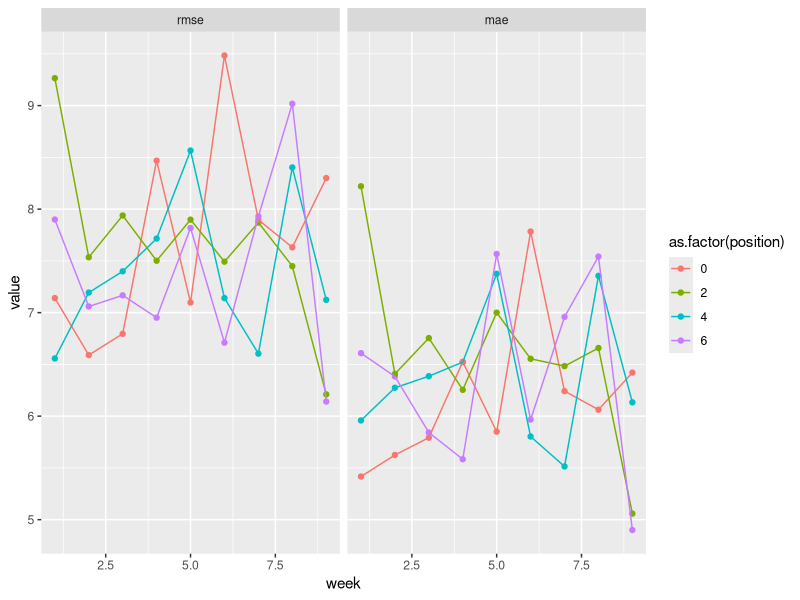
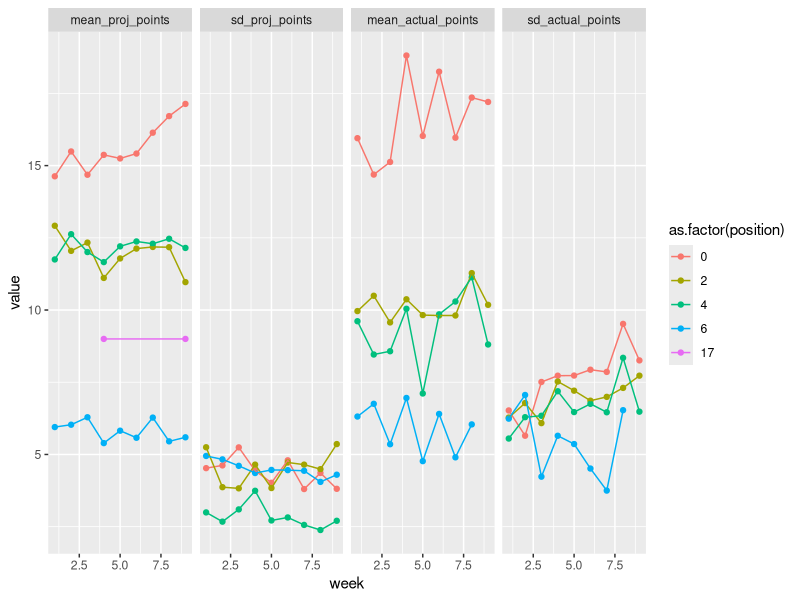
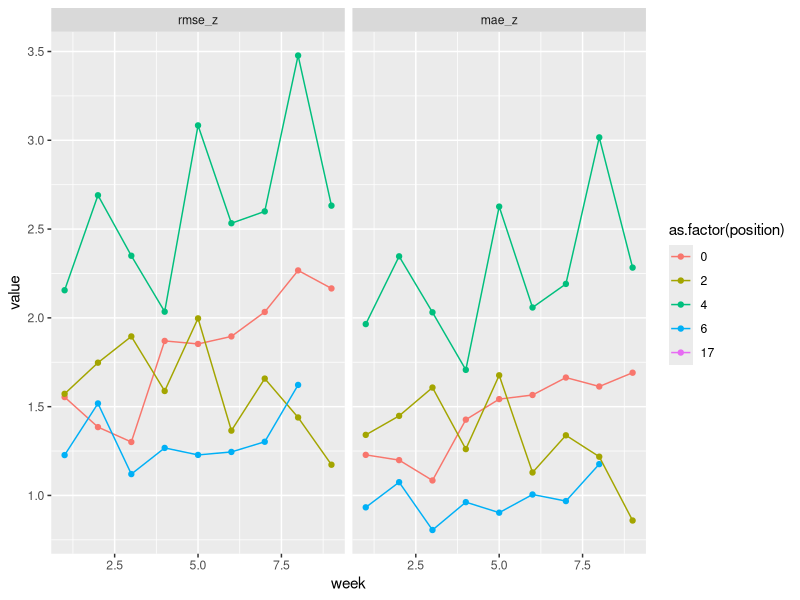
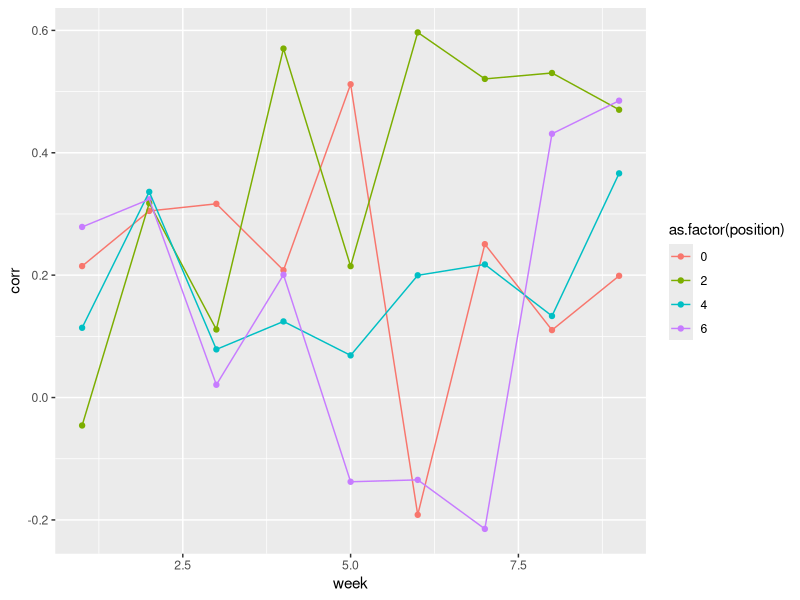
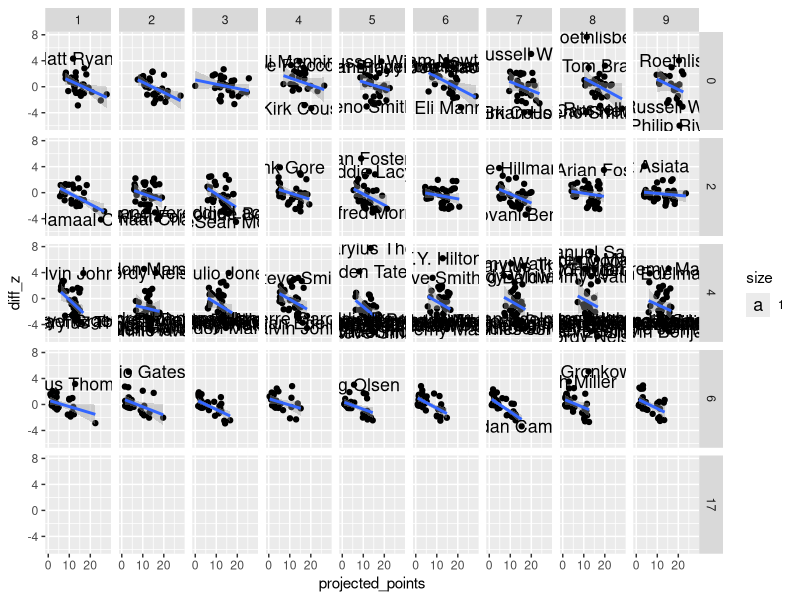
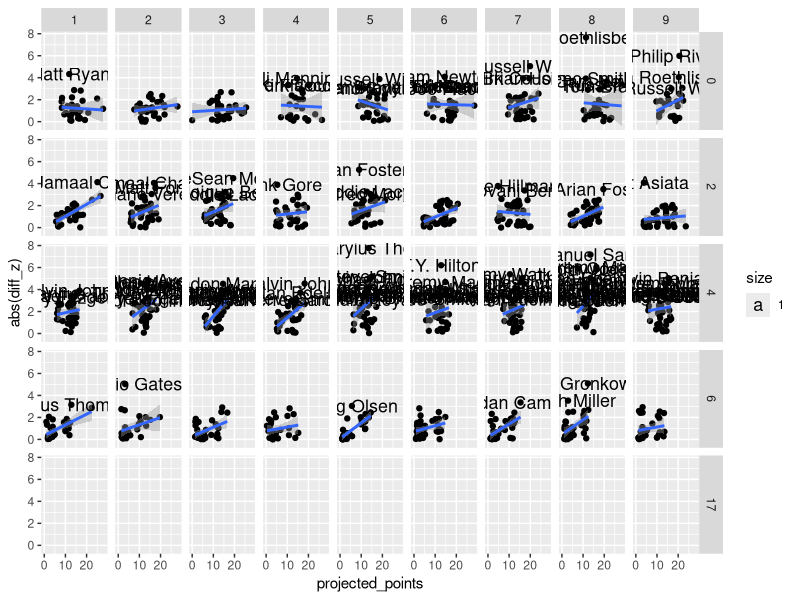
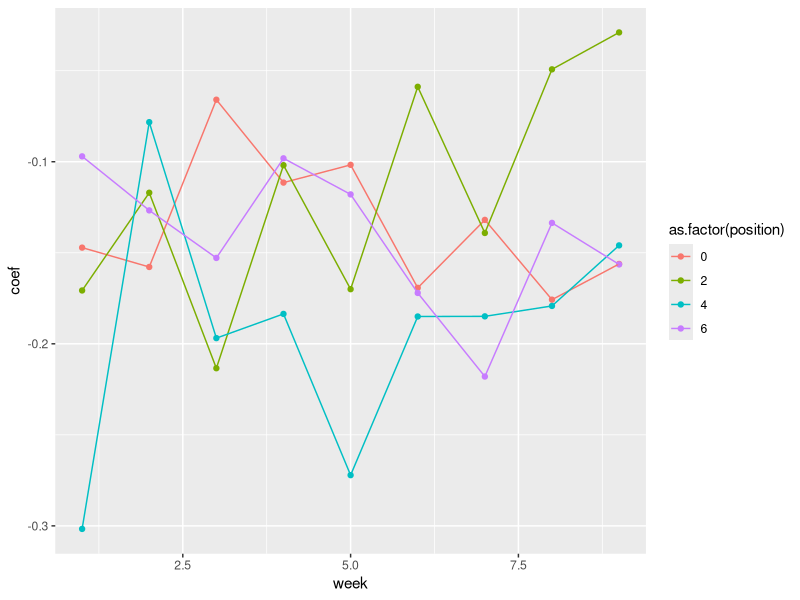
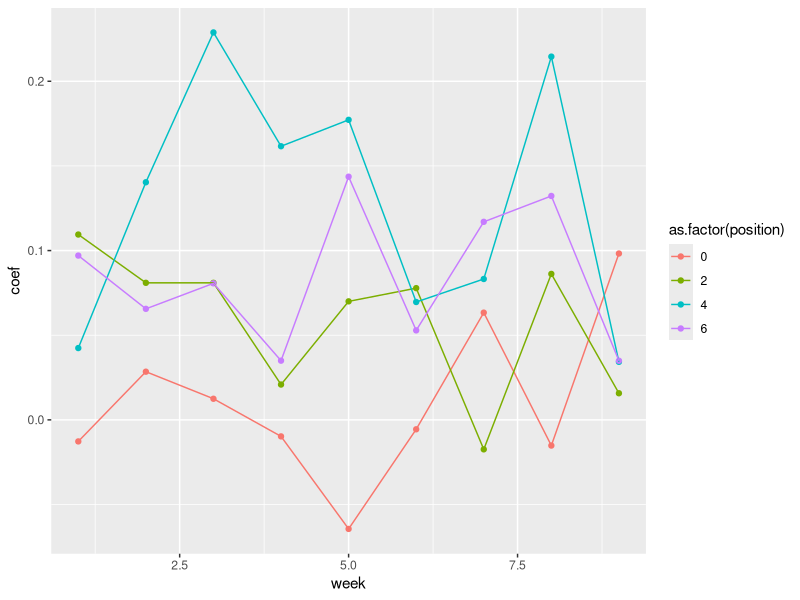

These charts were generated, in order, by the following R code:
library(sqldf)
library(dplyr)
library(ggplot2)
library(reshape2)

setwd("/home/john/stats_corner")

actual <- read.csv('actual_through_week9.csv')
projected <- read.csv('projections_through_week9.csv')

data <- sqldf('
              select
                a.player,
                b.position,
                a.fantpt as actual_points,
                a.week,
                b.projected_points,      
                a.fantpt - b.projected_points as points_diff
              from
                actual as a,
                projected as b
              where
                  a.player = b.player
              and a.week = b.week')

data <- mutate(data,square_diff = points_diff**2)

#Filter out the top 32 QB's, 32 RB's, 24 TE's, 48 WR's
top_n <- function (x, n, wt = NULL) 
{
  wt <- substitute(wt) # new line to correct is.null(wt)
  if (is.null(wt)) {
    vars <- tbl_vars(x)
    message("Selecting by ", vars[length(vars)])
    wt <- as.name(vars[length(vars)])
  }
  call <- substitute(filter(x, rank(desc(wt), ties.method = "min") <= 
                              n), list(n = n, wt = substitute(wt)))
  eval(call)
}

data2 <- rbind(
  # QB
  data %>%
    filter(position==0) %>%
    group_by(week) %>%
    arrange(desc(projected_points)) %>%
    top_n(24,projected_points),
  # RB
  data %>%
    filter(position==2) %>%
    group_by(week) %>%
    arrange(desc(projected_points)) %>%
    top_n(24,projected_points),
  # WR
  data %>%
    filter(position==4) %>%
    group_by(week) %>%
    arrange(desc(projected_points)) %>%
    top_n(36,projected_points),
  # TE
  data %>%
    filter(position==6) %>%
    group_by(week) %>%
    arrange(desc(projected_points)) %>%
    top_n(12,projected_points))

write.csv(data2,"projections_analysis_data.csv")
# By position and week calculate the MSE and MAE
data_mae_rmse <- data2 %>%
                  group_by(position,week) %>%
                  summarise(rmse = sqrt(mean(square_diff)),
                            mae  = mean(abs(points_diff))) %>%
                  arrange(rmse,mae)
# plot these
data_mae_rmse2 <- melt(data_mae_rmse,id.vars = c("position","week"))
error_plot <- ggplot(data=data_mae_rmse2,aes(x=week,y=value,
                                             group=as.factor(position),
                                             colour=as.factor(position)))
error_plot +
  geom_point() +
  geom_line() +
  facet_grid(~variable)


## Standardize these by week
data_summary <- data %>%
                  group_by(position,week) %>%
                  summarise(mean_proj_points   = mean(projected_points),
                            sd_proj_points     = sd(projected_points),
                            mean_actual_points = mean(actual_points),
                            sd_actual_points   = sd(actual_points)) %>%
                            arrange(position,week)

#plot these values
data_summary2 <- melt(data_summary,id.vars = c("position","week"))
summary_plot <- ggplot(data=data_summary2,aes(x=week,y=value,
                                             group=as.factor(position),
                                             colour=as.factor(position)))
summary_plot +
  geom_point() +
  geom_line() +
  facet_grid(~variable)

### Standardize the values
data_standard <- data %>%
                   group_by(position,week) %>%
                   mutate(projected_z = (projected_points - mean(projected_points))/sd(projected_points),
                          actual_z    = (actual_points - mean(projected_points))/sd(projected_points),
                          diff_z      = actual_z - projected_z,
                          diff_z_sq   = diff_z**2) 
## Summarize the standard errors, QC check more than anything
data_standard_summary <- data_standard %>%
                          group_by(position,week) %>%
                          summarise(mean_projected_z   = mean(projected_z),
                          sd_projected_z     = sd(projected_z),
                          mean_actual_z = mean(actual_z),
                          sd_actual_z   = sd(actual_z)) %>%
                          arrange(position,week)
## Now calculate error metrics
data_standard_mae_rmse <- data_standard %>%
                            group_by(position,week) %>%
                            summarise(rmse_z = sqrt(mean(diff_z_sq)),
                                      mae_z  = mean(abs(diff_z))) %>%
                            arrange(rmse_z,mae_z)
# plot these
data_standard_mae_rmse2 <- melt(data_standard_mae_rmse,id.vars = c("position","week"))
error_plot <- ggplot(data=data_standard_mae_rmse2,aes(x=week,y=value,
                                             group=as.factor(position),
                                             colour=as.factor(position)))
error_plot +
  geom_point() +
  geom_line() +
  facet_grid(~variable)
                                                                              


# Now evaluate correlations week by week
data_correlations <- data2 %>%
                      group_by(position,week) %>%
                      summarise(corr = cor(projected_points,actual_points)) %>%
                      arrange(desc(corr))

data_correlations_summary <- data_correlations %>%
                              group_by(position) %>%
                              summarise(mean_corr = mean(corr))
# plot these correlations
corr_plot <- ggplot(data=data_correlations,aes(x=week,y=corr,
                                               group=as.factor(position),
                                               colour=as.factor(position)))
corr_plot +
  geom_point() +
  geom_line()

### Look at how errors change by projected points
p1 <- ggplot(data=data_standard,aes(x=projected_points,y=diff_z))
p1 +
  geom_point() +
  facet_grid(position~week) +
  geom_smooth(method="lm") +
  geom_text(data=subset(data_standard, diff_z >= 3|diff_z <= -3),
            aes(projected_points,diff_z,label=player,size=1))

# Look at absolute value of difference
p2 <- ggplot(data=data_standard,aes(x=projected_points,y=abs(diff_z)))
p2 +
  geom_point() +
  facet_grid(position~week) +
  geom_smooth(method="lm") +
  geom_text(data=subset(data_standard, diff_z >= 3|diff_z <= -3),
            aes(projected_points,abs(diff_z),label=player,size=1))
# Let's pull the slopes for each of those lines, first non-absolute vales
data_standard <- filter(data_standard,position!=17)

results <- data_standard %>% 
  group_by(position,week) %>%
  do(mod = lm(diff_z~projected_points, data = .)) %>%
  do(data.frame(var = names(coef(.$mod)),
                coef = coef(.$mod),
                position = .$position,
                week     = .$week))

error_slopes <- filter(results,var=='projected_points')
## plot these
p3 <- ggplot(data=error_slopes,aes(x=week,y=coef,
                                  group=as.factor(position),
                                  colour=as.factor(position)))
p3 +
  geom_point() +
  geom_line() 
# Now do it for absolute values
results_abs_val <- data_standard %>% 
  group_by(position,week) %>%
  do(mod = lm(abs(diff_z)~projected_points, data = .)) %>%
  do(data.frame(var = names(coef(.$mod)),
                coef = coef(.$mod),
                position = .$position,
                week     = .$week))

abs_val_error_slopes <- filter(results_abs_val,var=='projected_points')
## plot these
p4 <- ggplot(data=abs_val_error_slopes,aes(x=week,y=coef,
                                           group=as.factor(position),
                                           colour=as.factor(position)))
p4 +
  geom_point() +
  geom_line() 

#### Now calculate the correlations
data_correlations_diff <- data_standard %>%
  group_by(position,week) %>%
  summarise(corr = cor(projected_points,points_diff)) %>%
  arrange(desc(corr))

data_correlations_summary_diff <- data_correlations_diff %>%
  group_by(position) %>%
  summarise(mean_corr = mean(corr))
# plot these correlations
corr_plot <- ggplot(data=data_correlations_diff,aes(x=week,y=corr,
                                               group=as.factor(position),
                                               colour=as.factor(position)))
corr_plot +
  geom_point() +
  geom_line()
### Repeat again with absolute values
data_correlations_diff_abs_val <- data_standard %>%
  group_by(position,week) %>%
  summarise(corr = cor(projected_points,abs(points_diff))) %>%
  arrange(desc(corr))

data_correlations_summary_diff_abs_val <- data_correlations_diff_abs_val %>%
  group_by(position) %>%
  summarise(mean_corr = mean(corr))
# plot these correlations
corr_plot <- ggplot(data=data_correlations_diff_abs_val,aes(x=week,y=corr,
                                                    group=as.factor(position),
                                                    colour=as.factor(position)))
corr_plot +
  geom_point() +
  geom_line()
